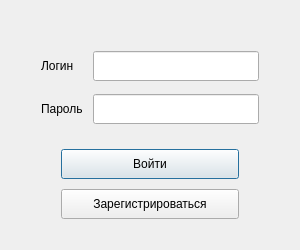
<?xml version="1.0" encoding="UTF-8"?>
<ui version="4.0">
 <class>LogIn</class>
 <widget class="QDialog" name="LogIn">
  <property name="geometry">
   <rect>
    <x>0</x>
    <y>0</y>
    <width>300</width>
    <height>250</height>
   </rect>
  </property>
  <property name="minimumSize">
   <size>
    <width>300</width>
    <height>250</height>
   </size>
  </property>
  <property name="maximumSize">
   <size>
    <width>308</width>
    <height>250</height>
   </size>
  </property>
  <property name="windowTitle">
   <string>Вход в приложение</string>
  </property>
  <layout class="QVBoxLayout" name="verticalLayout_3">
   <item>
    <layout class="QFormLayout" name="formLayout">
     <property name="horizontalSpacing">
      <number>10</number>
     </property>
     <property name="verticalSpacing">
      <number>15</number>
     </property>
     <property name="leftMargin">
      <number>30</number>
     </property>
     <property name="topMargin">
      <number>40</number>
     </property>
     <property name="rightMargin">
      <number>30</number>
     </property>
     <item row="0" column="0">
      <widget class="QLabel" name="label">
       <property name="minimumSize">
        <size>
         <width>0</width>
         <height>30</height>
        </size>
       </property>
       <property name="text">
        <string>Логин</string>
       </property>
      </widget>
     </item>
     <item row="0" column="1">
      <widget class="QLineEdit" name="lineEdit_log">
       <property name="minimumSize">
        <size>
         <width>0</width>
         <height>30</height>
        </size>
       </property>
      </widget>
     </item>
     <item row="1" column="0">
      <widget class="QLabel" name="label_2">
       <property name="minimumSize">
        <size>
         <width>0</width>
         <height>30</height>
        </size>
       </property>
       <property name="text">
        <string>Пароль</string>
       </property>
      </widget>
     </item>
     <item row="1" column="1">
      <widget class="QLineEdit" name="lineEdit_pas">
       <property name="minimumSize">
        <size>
         <width>0</width>
         <height>30</height>
        </size>
       </property>
      </widget>
     </item>
    </layout>
   </item>
   <item>
    <layout class="QVBoxLayout" name="verticalLayout_2">
     <property name="spacing">
      <number>10</number>
     </property>
     <property name="leftMargin">
      <number>50</number>
     </property>
     <property name="topMargin">
      <number>20</number>
     </property>
     <property name="rightMargin">
      <number>50</number>
     </property>
     <property name="bottomMargin">
      <number>20</number>
     </property>
     <item>
      <widget class="QPushButton" name="log_in">
       <property name="minimumSize">
        <size>
         <width>130</width>
         <height>30</height>
        </size>
       </property>
       <property name="text">
        <string>Войти</string>
       </property>
      </widget>
     </item>
     <item>
      <widget class="QPushButton" name="registrate">
       <property name="minimumSize">
        <size>
         <width>130</width>
         <height>30</height>
        </size>
       </property>
       <property name="text">
        <string>Зарегистрироваться</string>
       </property>
      </widget>
     </item>
    </layout>
   </item>
  </layout>
 </widget>
 <resources/>
 <connections/>
</ui>
